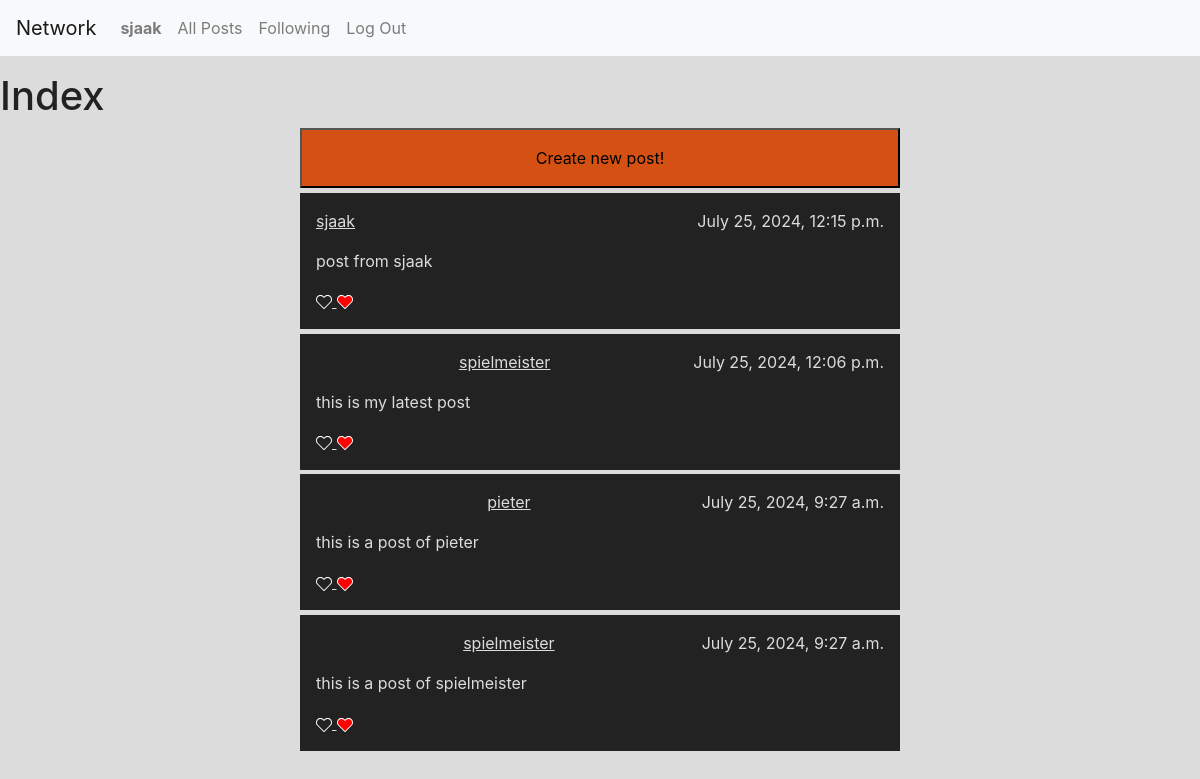
The app's page / (signed in) with its own data.
### network/models.py (models this page shows)
class User(AbstractUser):
    pass

class Post(models.Model):
    user = models.ForeignKey(User, on_delete=models.CASCADE)
    content = models.CharField(max_length=9999)
    timestamp = models.DateTimeField(default=timezone.now())

### network/views.py (the view, shortened to what this page needs)
# urls.py: path("", views.index, name="index"),
def index(request):
    result = Post.objects.all().order_by("-timestamp")
    p = Paginator(result, 10)
    try:
        page = int(request.GET.get("page", 1))
        if page == "" or page < 1:
            page = 1
        elif page > p.num_pages:
            page = p.num_pages
    except:
        page = 1
    posts = p.page(page).object_list
    next = False
    previous = False
    if page > 1:
        previous = page - 1
    if page < p.num_pages:
        next = page + 1
    return render(request, "network/index.html",{
        "posts":posts,
        "next": next,
        "previous": previous,
        "title": "Index",
        })

### network/templates/network/index.html (shortened to what this page needs)
{% extends "network/layout.html" %}
{% load static %}
{% block body %}
<h1>{{ title }}</h1>
<div id="post-list">
    {% if user.is_authenticated %}
    <button class="modal-show-button">Create new post!</button>
    {% endif %}
    {% for post in posts %}
    <div class="post">
        <div class="post-top">
            <p class="post-user"><a href="{% url 'profile' post.user.id%}">{{ post.user }}</a></p>
            <p class="post-timestamp">{{ post.timestamp }}</p>
        </div>
        <div class="post-body">
            <p>{{ post.content }}</p>
        </div>
        <div class="post-bottom">
            <a href="{% url 'like' post.id %}">
        </div>
    </div>
    {% endfor %}
</div>
{% endblock %}

### network/templates/network/layout.html (shortened to what this page needs)
{% load static %}
<!DOCTYPE html>
<html lang="en">
<head>
    <link rel="stylesheet" href="https://stackpath.bootstrapcdn.com/bootstrap/4.4.1/css/bootstrap.min.css"
>
    <link href="{% static 'network/styles/styles.css' %}" rel="stylesheet">
</head>
<body>
    <nav class="navbar navbar-expand-lg navbar-light bg-light">
        <a class="navbar-brand" href="#">Network</a>
        <div>
            <ul class="navbar-nav mr-auto">
                {% if user.is_authenticated %}
                <li class="nav-item">
                    <a class="nav-link" href="#"><strong>{{ user.username }}</strong></a>
                </li>
                {% endif %}
                <li class="nav-item">
                    <a class="nav-link" href="{% url 'index' %}">All Posts</a>
                </li>
                {% if user.is_authenticated %}
                <li class="nav-item">
                    <a class="nav-link" href="{% url 'followed' %}">Following</a>
                </li>
                <li class="nav-item">
                    <a class="nav-link" href="{% url 'logout' %}">Log Out</a>
                </li>
                {% endif %}
            </ul>
        </div>
    </nav>
    <div class="body">
        {% block body %}
        {% endblock %}
    </div>
</body>
</html>

### network/static/network/styles/styles.css (style rules this page uses)
nav { margin-bottom: 1em; }
body { background-color: #dcdcdc; color: #222222; }
#post-list { width: 100vw; display: flex; flex-direction: column; align-items: center; }
#post-list .modal-show-button { background-color: #d45113; color: black; width: 50vw; padding: 1em; margin-bottom: 0.3em; }
#post-list .post { width: 50vw; background-color: #222222; color: #dcdcdc; padding: 1em; margin-bottom: 0.3em; }
#post-list .post a { color: #dcdcdc; text-decoration: underline; }
#post-list .post .post-top { display: flex; flex-direction: row; justify-content: space-between; }
#post-list .post .post-bottom { display: flex; flex-direction: row; }
#post-list .post .post-bottom svg { width: 1em; height: 1em; }

### records on screen
User: username "sjaak"
Post: user "sjaak", timestamp "July 25, 2024, 12:15 p.m.", content "post from sjaak"
Post: user "spielmeister", timestamp "July 25, 2024, 12:06 p.m.", content "this is my latest post"
Post: user "pieter", timestamp "July 25, 2024, 9:27 a.m.", content "this is a post of pieter"
Post: user "spielmeister", timestamp "July 25, 2024, 9:27 a.m.", content "this is a post of spielmeister"

### other values on screen
{{ title }} "Index"
